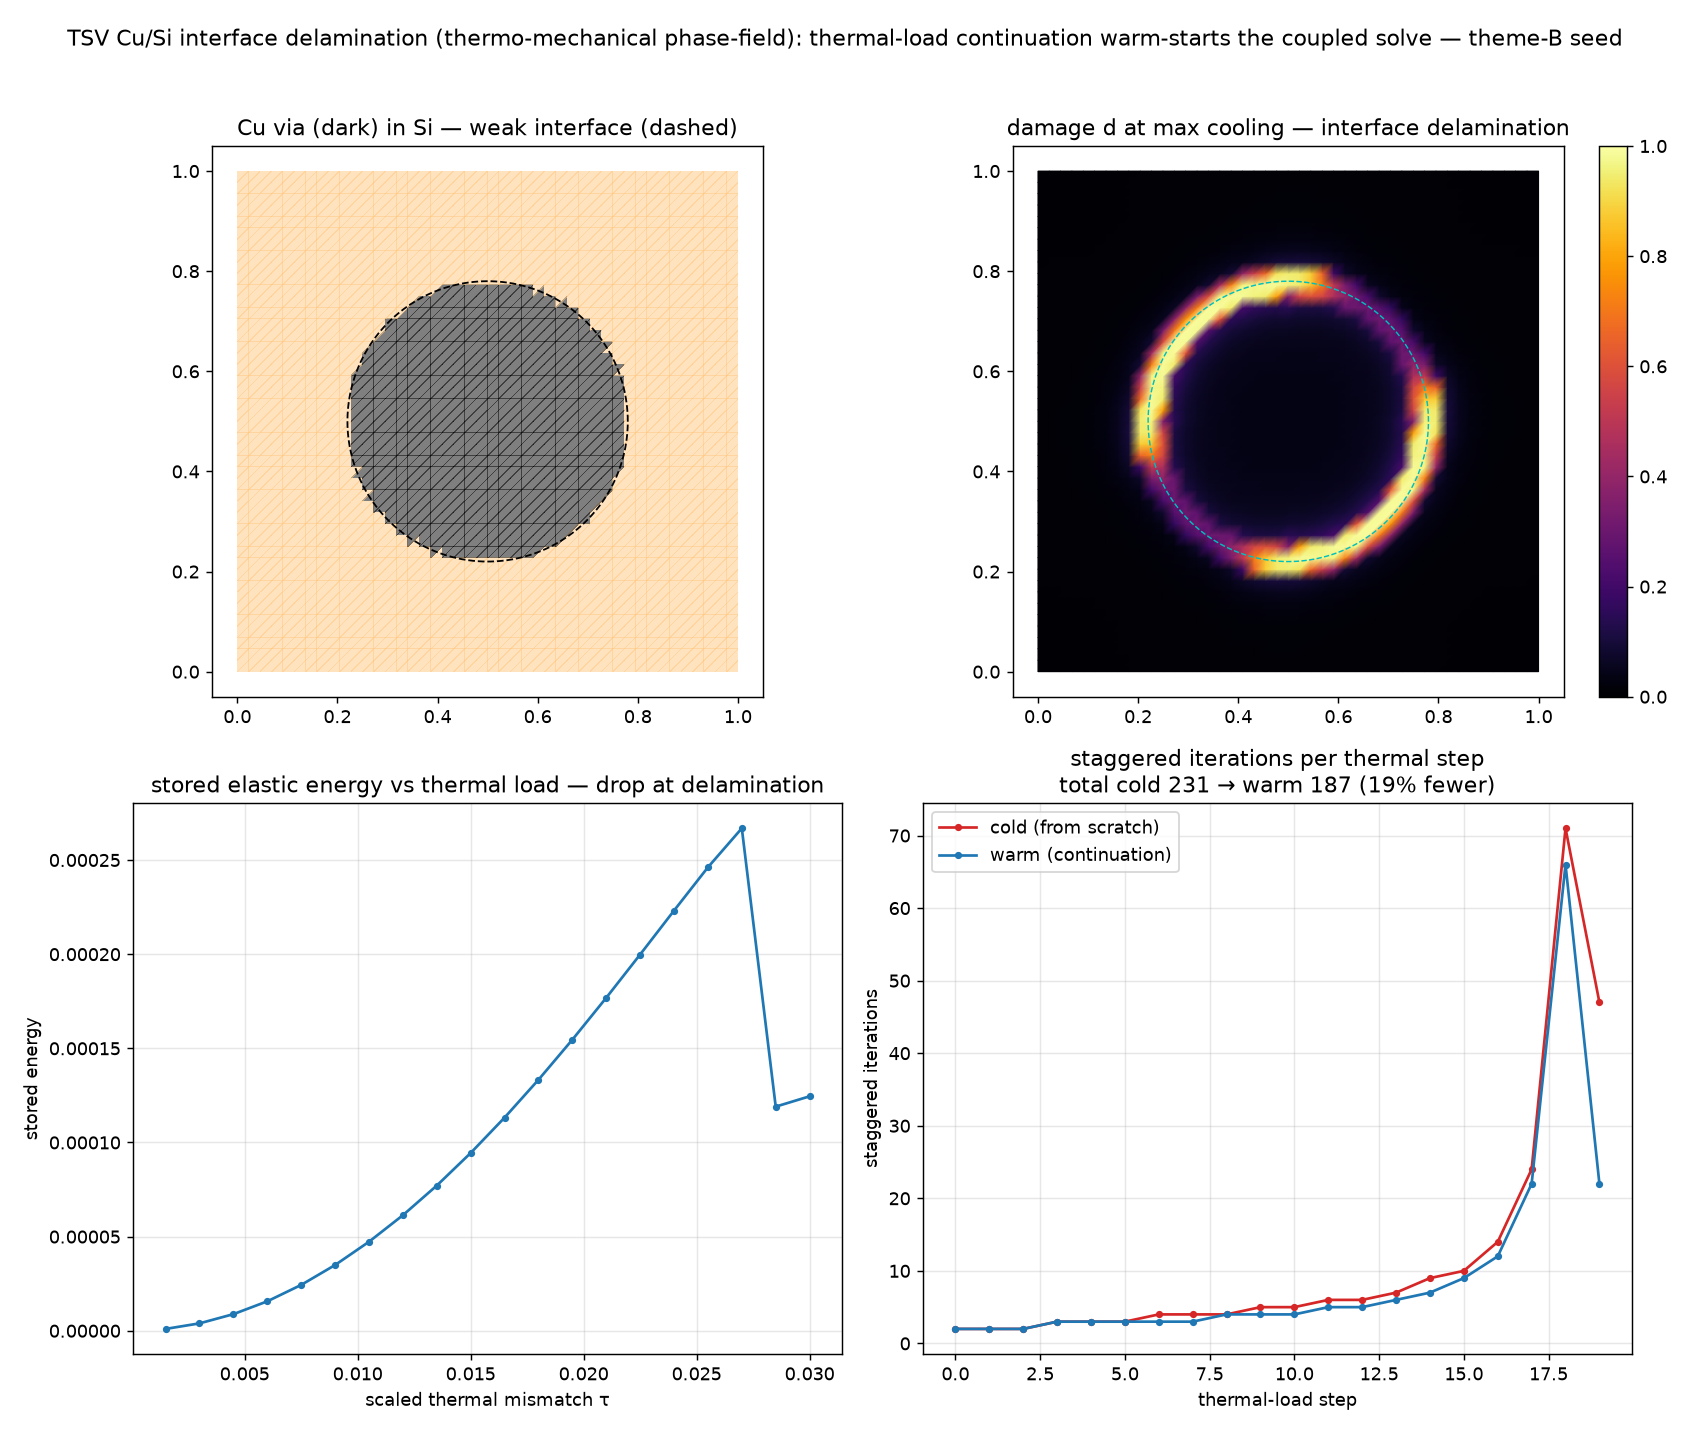

Generate this figure with Python:
"""tsv_interface_fracture.py — seed demo for research theme B (see
research/RESEARCH_THEMES_muramatsu.md): thermo-mechanical phase-field fracture of
a TSV Cu/Si interface (delamination), driven by CTE mismatch, with continuation
warm-start. Fuses this repo's TSV thermal-stress demos (tsv_thermal_stress.py ⑥,
tsv_3d_stress.py ⑦) with the phase-field fracture solver (phasefield_fracture_
warmstart.py ⑬) — i.e. the Muramatsu-lab fracture-coupling core applied to the
Post-5G back-end (3D packaging) reliability problem (POST5G_PROJECT_MAP.md).

Model: a Cu via (disk) embedded in a Si matrix (square), plane strain. Cooling
imposes a thermal eigenstrain eps0 = alpha(T) * tau * [1,1,0] (tau = scaled
thermal-mismatch load, ramped). The Cu/Si CTE mismatch (alpha_Cu >> alpha_Si)
concentrates stress at the interface; a reduced interface fracture toughness
Gc(interface) < Gc(bulk) makes damage localise there -> delamination ring.
AT2 phase-field, P1/CST weak form, staggered (alternate-minimisation) solve.

Idea C (continuation): each thermal-load step warm-starts (u,d,H) from the
previous step; cold re-solves each level from the undamaged scratch state.
Every solve is the exact FE staggered solution; warm-start cuts the total
staggered iterations, most around delamination onset.

Honest scope: AT2, no tension/compression split, illustrative *scaled* thermal
load tau (absolute magnitudes not calibrated; alpha ratio Cu:Si is physical),
structured mesh, weak-interface band as a delamination proxy. Concept seed for
theme B, not a validated reliability study. Reuses build_mesh from ⑬.

Run:  python3 tsv_interface_fracture.py      (writes tsv_interface_fracture.png)
      python3 tsv_interface_fracture.py --help
"""
from __future__ import annotations

import argparse

import numpy as np
import scipy.sparse as sp
import scipy.sparse.linalg as spla

from phasefield_fracture_warmstart import build_mesh

NU = 0.3
E_CU, E_SI = 1.1, 1.6           # relative stiffness (Cu softer than Si)
A_CU, A_SI = 1.0, 0.153         # CTE ratio (~17e-6 : 2.6e-6), Cu normalised to 1
R_VIA = 0.28                    # Cu via radius
ELL = 0.03
GC_BULK, GC_INT = 1.0e-3, 8.0e-5   # bulk vs (weak) interface toughness
KRES = 1e-7
STAG_TOL = 1e-4
STAG_MAX = 150


def cmat(Emod):
    lam = Emod * NU / ((1 + NU) * (1 - 2 * NU))
    mu = Emod / (2 * (1 + NU))
    return np.array([[lam + 2 * mu, lam, 0], [lam, lam + 2 * mu, 0], [0, 0, mu]])


def precompute(nodes, tris):
    nel = len(tris)
    cent = nodes[tris].mean(axis=1)
    rc = np.hypot(cent[:, 0] - 0.5, cent[:, 1] - 0.5)
    is_cu = rc < R_VIA
    Emod = np.where(is_cu, E_CU, E_SI)
    alpha = np.where(is_cu, A_CU, A_SI)
    Gc = np.where(np.abs(rc - R_VIA) < 1.5 * ELL, GC_INT, GC_BULK)   # weak interface band

    B = np.zeros((nel, 3, 6)); area = np.zeros(nel); bcg = np.zeros((nel, 2, 3))
    Ke0 = np.zeros((nel, 6, 6)); fth0 = np.zeros((nel, 6)); Cel = np.zeros((nel, 3, 3))
    for e, t in enumerate(tris):
        p = nodes[t]; x, y = p[:, 0], p[:, 1]
        A = 0.5 * ((x[1] - x[0]) * (y[2] - y[0]) - (x[2] - x[0]) * (y[1] - y[0]))
        b = np.array([y[1] - y[2], y[2] - y[0], y[0] - y[1]]) / (2 * A)
        c = np.array([x[2] - x[1], x[0] - x[2], x[1] - x[0]]) / (2 * A)
        area[e] = abs(A)
        for k in range(3):
            B[e, 0, 2 * k] = b[k]; B[e, 1, 2 * k + 1] = c[k]
            B[e, 2, 2 * k] = c[k]; B[e, 2, 2 * k + 1] = b[k]
        bcg[e, 0] = b; bcg[e, 1] = c
        C = cmat(Emod[e]); Cel[e] = C
        Ke0[e] = abs(A) * B[e].T @ C @ B[e]
        fth0[e] = abs(A) * B[e].T @ (C @ np.array([1.0, 1.0, 0.0]))   # eigenstrain load shape
    udof = np.zeros((nel, 6), np.int64)
    udof[:, 0::2] = 2 * tris; udof[:, 1::2] = 2 * tris + 1
    rows_u = np.repeat(udof, 6, axis=1).ravel(); cols_u = np.tile(udof, (1, 6)).ravel()
    # damage constant part with per-element Gc
    Lap = (Gc * ELL)[:, None, None] * area[:, None, None] * np.einsum("eai,eaj->eij", bcg, bcg)
    rows_d = np.repeat(tris, 3, axis=1).ravel(); cols_d = np.tile(tris, (1, 3)).ravel()
    massL = area / 3.0
    N = len(nodes)
    Kd_const = sp.csr_matrix((Lap.ravel(), (rows_d, cols_d)), shape=(N, N))
    Kd_const += sp.diags(np.bincount(tris.ravel(),
                         weights=np.repeat((Gc / ELL) * massL, 3), minlength=N))
    return dict(B=B, area=area, Ke0=Ke0, fth0=fth0, Cel=Cel, alpha=alpha, is_cu=is_cu,
                udof=udof, rows_u=rows_u, cols_u=cols_u, Kd_const=Kd_const, massL=massL,
                tris=tris, N=N)


def staggered(P, tau, fix_u, free_u, u0, d0, H0, dlock):
    B, area, Ke0, fth0, Cel = P["B"], P["area"], P["Ke0"], P["fth0"], P["Cel"]
    alpha, udof, rows_u, cols_u = P["alpha"], P["udof"], P["rows_u"], P["cols_u"]
    Kd_const, massL, tris, N = P["Kd_const"], P["massL"], P["tris"], P["N"]
    eps0 = (alpha * tau)[:, None] * np.array([1.0, 1.0, 0.0])[None, :]   # element eigenstrain
    u, d, H = u0.copy(), d0.copy(), H0.copy()
    for it in range(1, STAG_MAX + 1):
        gd = (1 - d[tris].mean(axis=1)) ** 2 + KRES
        K = sp.csr_matrix(((Ke0 * gd[:, None, None]).ravel(), (rows_u, cols_u)), shape=(2 * N, 2 * N))
        f = np.bincount(udof.ravel(),
                        weights=((gd * alpha * tau)[:, None] * fth0).ravel(), minlength=2 * N)
        u = np.zeros(2 * N)
        u[free_u] = spla.spsolve(K[np.ix_(free_u, free_u)].tocsc(), f[free_u])
        eps = np.einsum("eij,ej->ei", B, u[udof]) - eps0
        psi = 0.5 * np.einsum("ei,eij,ej->e", eps, Cel, eps)
        H = np.maximum(H, psi)
        mvar = np.bincount(tris.ravel(), weights=np.repeat(2 * H * massL, 3), minlength=N)
        Kd = (Kd_const + sp.diags(mvar)).tocsc()
        rhs = np.bincount(tris.ravel(), weights=np.repeat(2 * H * massL, 3), minlength=N)
        d_new = spla.spsolve(Kd, rhs)
        d_new = np.clip(np.maximum(d_new, dlock), 0, 1)
        change = np.max(np.abs(d_new - d)); d = d_new
        if change < STAG_TOL:
            break
    energy = float(np.sum(gd * 0.5 * np.einsum("ei,eij,ej->e", eps, Cel, eps) * area))
    return u, d, H, it, energy


def main():
    ap = argparse.ArgumentParser(description=__doc__,
                                 formatter_class=argparse.RawDescriptionHelpFormatter)
    ap.add_argument("--n", type=int, default=52, help="cells per side")
    ap.add_argument("--nstep", type=int, default=26, help="thermal-load increments")
    ap.add_argument("--taumax", type=float, default=0.03, help="max scaled thermal mismatch")
    ap.add_argument("--out", type=str, default="tsv_interface_fracture.png")
    args = ap.parse_args()
    if args.nstep < 3:
        ap.error("--nstep must be >= 3")

    nodes, tris = build_mesh(args.n)
    P = precompute(nodes, tris)
    N = P["N"]
    x, y = nodes[:, 0], nodes[:, 1]
    edge = np.where((x < 1e-9) | (x > 1 - 1e-9) | (y < 1e-9) | (y > 1 - 1e-9))[0]
    fix = np.concatenate([2 * edge, 2 * edge + 1])          # outer boundary clamped
    free_u = np.setdiff1d(np.arange(2 * N), fix)
    taus = np.linspace(args.taumax / args.nstep, args.taumax, args.nstep)

    uw = np.zeros(2 * N); dw = np.zeros(N); Hw = np.zeros(len(tris)); dlock = np.zeros(N)
    warm_it, energy = [], []
    for tau in taus:
        u, d, H, it, en = staggered(P, tau, fix, free_u, uw, dw, Hw, dlock)
        uw, dw, Hw = u, d, H; dlock = np.maximum(dlock, d)
        warm_it.append(it); energy.append(en)

    cold_it = []
    for tau in taus:
        _, _, _, it, _ = staggered(P, tau, fix, free_u,
                                   np.zeros(2 * N), np.zeros(N), np.zeros(len(tris)), np.zeros(N))
        cold_it.append(it)

    tc, tw = int(np.sum(cold_it)), int(np.sum(warm_it))
    dmax = dw[np.where(np.abs(np.hypot(nodes[:, 0] - 0.5, nodes[:, 1] - 0.5) - R_VIA) < 2 * ELL)]
    print(f"\nTSV Cu/Si interface delamination: {args.nstep} thermal steps, mesh {args.n}x{args.n}")
    print(f"  staggered iterations  cold {tc}   warm(continuation) {tw}   "
          f"({100*(tc-tw)/tc:.0f}% fewer)")
    print(f"  peak per-step cold {max(cold_it)} warm {max(warm_it)};  max interface damage {dw.max():.2f}")

    _plot(args.out, nodes, tris, P["is_cu"], dw, taus, energy, cold_it, warm_it, tc, tw)
    print(f"wrote {args.out}")


def _plot(out, nodes, tris, is_cu, d, taus, energy, cold_it, warm_it, tc, tw):
    import matplotlib
    matplotlib.use("Agg")
    import matplotlib.pyplot as plt
    from matplotlib.tri import Triangulation
    tr = Triangulation(nodes[:, 0], nodes[:, 1], tris)
    fig, ax = plt.subplots(2, 2, figsize=(13, 11))

    ax[0, 0].tripcolor(tr, facecolors=is_cu.astype(float), cmap="copper_r", alpha=0.5)
    th = np.linspace(0, 2 * np.pi, 200)
    ax[0, 0].plot(0.5 + R_VIA * np.cos(th), 0.5 + R_VIA * np.sin(th), "k--", lw=1)
    ax[0, 0].set_aspect("equal"); ax[0, 0].set_title("Cu via (dark) in Si — weak interface (dashed)")

    tp = ax[0, 1].tripcolor(tr, d, shading="gouraud", cmap="inferno", vmin=0, vmax=1)
    ax[0, 1].plot(0.5 + R_VIA * np.cos(th), 0.5 + R_VIA * np.sin(th), "c--", lw=0.8)
    ax[0, 1].set_aspect("equal"); ax[0, 1].set_title("damage d at max cooling — interface delamination")
    fig.colorbar(tp, ax=ax[0, 1], fraction=0.046)

    ax[1, 0].plot(taus, energy, "-o", ms=3, color="#1f77b4")
    ax[1, 0].set_title("stored elastic energy vs thermal load — drop at delamination")
    ax[1, 0].set_xlabel("scaled thermal mismatch τ"); ax[1, 0].set_ylabel("stored energy")
    ax[1, 0].grid(True, alpha=0.3)

    xs = np.arange(len(cold_it))
    ax[1, 1].plot(xs, cold_it, "-o", ms=3, color="#d62728", label="cold (from scratch)")
    ax[1, 1].plot(xs, warm_it, "-o", ms=3, color="#1f77b4", label="warm (continuation)")
    ax[1, 1].set_title(f"staggered iterations per thermal step\ntotal cold {tc} → warm {tw} "
                       f"({100*(tc-tw)/tc:.0f}% fewer)")
    ax[1, 1].set_xlabel("thermal-load step"); ax[1, 1].set_ylabel("staggered iterations")
    ax[1, 1].legend(); ax[1, 1].grid(True, alpha=0.3)

    fig.suptitle("TSV Cu/Si interface delamination (thermo-mechanical phase-field): thermal-load "
                 "continuation warm-starts the coupled solve — theme-B seed", fontsize=12)
    fig.tight_layout(rect=[0, 0, 1, 0.96])
    fig.savefig(out, dpi=130)


if __name__ == "__main__":
    main()
